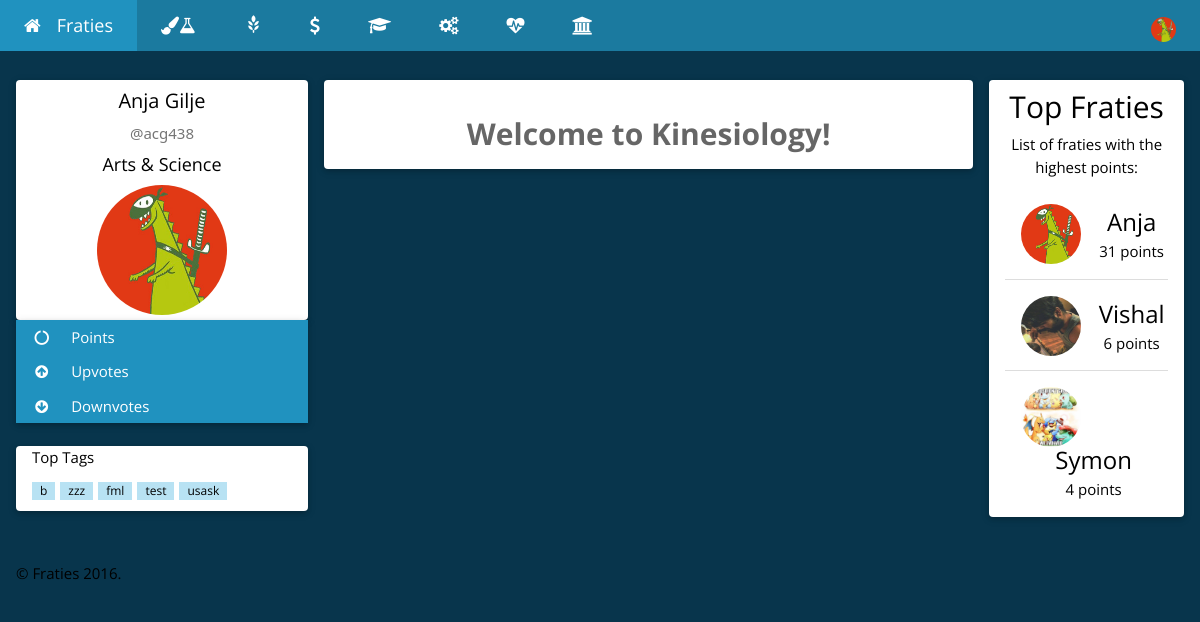
Screenshot of /Kinesiology.php (signed in) with the database file from the repository.
### tables this page shows
CREATE TABLE `users` (
  `userID` int(254) UNSIGNED NOT NULL,
  `userNSID` varchar(100) NOT NULL,
  `userPassword` varchar(100) NOT NULL,
  `userFirstName` varchar(500) NOT NULL,
  `userLastName` varchar(500) NOT NULL,
  `userCollege` varchar(500) NOT NULL,
  `userImagePath` varchar(1000) NOT NULL,
  `userPoints` int(254) NOT NULL DEFAULT '0',
  `userUpvotes` int(254) NOT NULL DEFAULT '0',
  `userDownvotes` int(254) NOT NULL DEFAULT '0',
  `userActive` tinyint(1) NOT NULL DEFAULT '0',
  `userFollowers` int(11) NOT NULL DEFAULT '0',
  `userFollowing` int(10) UNSIGNED NOT NULL DEFAULT '0'
);

### Login/Controller/userClass.php (called while the page is built, shortened)
<?php
    function displayUserDB(){
        $connection = connect();
        $query = "SELECT * ";
        $query .= "FROM `users` ";
        $query .= "ORDER BY userPoints DESC LIMIT 10";
        $result = mysqli_query($connection, $query);
        if (mysqli_num_rows($result) > 0) {
            return $result;
        } else {
            return false;
        }
    }
    function getFirstName($nsid){
        $connection = connect();
        $nsid = mysqli_real_escape_string($connection, $nsid);
        $query = "SELECT * ";
        $query .= "FROM `users` ";
        $query .= "WHERE `userNSID` = '$nsid' ";
        $result = mysqli_query($connection, $query);
        if (mysqli_num_rows($result) == 1) {
            while($row = mysqli_fetch_assoc($result)) {
                return $row["userFirstName"];
            }
        } else if(mysqli_num_rows($result) > 1){
            return false;
        } else {
            return false;
        }
    }
    function getLastName($nsid){
        $connection = connect();
        $nsid = mysqli_real_escape_string($connection, $nsid);
        $query = "SELECT * ";
        $query .= "FROM `users` ";
        $query .= "WHERE `userNSID` = '$nsid' ";
        $result = mysqli_query($connection, $query);
        if (mysqli_num_rows($result) == 1) {
            while($row = mysqli_fetch_assoc($result)) {
                return $row["userLastName"];
            }
        } else if(mysqli_num_rows($result) > 1){
            return false;
        } else {
            return false;
        }
    }
    function getImagePath($nsid){
        $connection = connect();
        $nsid = mysqli_real_escape_string($connection, $nsid);
        $query = "SELECT * ";
        $query .= "FROM `users` ";
        $query .= "WHERE `userNSID` = '$nsid' ";
        $result = mysqli_query($connection, $query);
        if (mysqli_num_rows($result) == 1) {
            while($row = mysqli_fetch_assoc($result)) {
                return $row["userImagePath"];
            }
        } else if(mysqli_num_rows($result) > 1){
            return false;
        } else {
            return false;
        }
    }
    function getCollege($nsid){
        $connection = connect();
        $nsid = mysqli_real_escape_string($connection, $nsid);
        $query = "SELECT * ";
        $query .= "FROM `users` ";
        $query .= "WHERE `userNSID` = '$nsid' ";
        $result = mysqli_query($connection, $query);
        if (mysqli_num_rows($result) == 1) {
            while($row = mysqli_fetch_assoc($result)) {
                return $row["userCollege"];
            }
        } else if(mysqli_num_rows($result) > 1){
            return false;
        } else {
            return false;
        }
    }
?>

### Kinesiology.php (the view, shortened to what this page needs)
<?php
    require_once 'Login/Controller/userClass.php';
    require_once 'Post/Controller/postClass.php';
    require_once 'Post/Controller/postTag.php';
    $NSID = $_SESSION["userNSID"];
    if(getUserActiveStatus($NSID)==1){
        $FirstName = getFirstName($NSID);
        $LastName = getLastName($NSID);
        $ImagePath = getImagePath($NSID);
        $College = getCollege($NSID);
    } else {
        header('Location: index.php');
        exit;
    }
?>
<!DOCTYPE html>
<html>
<head>
   <link rel="stylesheet" href="https://maxcdn.bootstrapcdn.com/bootstrap/3.3.7/css/bootstrap.min.css">
    <link rel="stylesheet" href="CSS/homeTheme.css">
    <link rel="stylesheet" href="https://cdnjs.cloudflare.com/ajax/libs/font-awesome/4.6.3/css/font-awesome.min.css">
</head>
<body class="w3-theme-l5">
<div class="w3-top">
 <ul class="w3-navbar w3-theme-d5 w3-left-align w3-large">
  <li><a href="home.php" title="Go home!" class="w3-padding-large w3-theme-d4"><i class="fa fa-home w3-margin-right"></i>Fraties</a></li>
  <li class="w3-hide-small"><a href="Arts&Science.php" class="w3-padding-large w3-hover-white" title="Arts & Science"><i class="fa fa-paint-brush"></i><i class="fa fa-flask"></i></a></li>
  <li class="w3-hide-small"><a href="Agriculture.php" class="w3-padding-large w3-hover-white" title="Agriculture and Bioresources"><i class="glyphicon glyphicon-grain"></i></a></li>
<li class="w3-hide-small"><a href="ESB.php" class="w3-padding-large w3-hover-white" title="Edwards School of Business"><i class="fa fa-usd"></i></a></li>
<li class="w3-hide-small"><a href="Education.php" class="w3-padding-large w3-hover-white" title="Education"><i class="fa fa-graduation-cap"></i></a></li>
<li class="w3-hide-small"><a href="Engineering.php" class="w3-padding-large w3-hover-white" title="Engineering"><i class="fa fa-cogs"></i></a></li>
<li class="w3-hide-small"><a href="Kinesiology.php" class="w3-padding-large w3-hover-white" title="Kinesiology"><i class="fa fa-heartbeat"></i></a></li>
<li class="w3-hide-small"><a href="STM.php" class="w3-padding-large w3-hover-white" title="St. Thomas More"><i class="fa fa-university"></i></a></li>
  <li class="w3-dropdown-hover w3-hide-small w3-right">
      <div class="w3-padding-large w3-hover-white" title="My Account">
          <img src='<?php echo $ImagePath; ?>' class="w3-circle" style="height:25px;width:25px" alt="Avatar">
      </div>
  </li>
 </ul>
</div>
<div class="w3-container w3-content" style="max-width:1400px;margin-top:80px">
  <div class="w3-row">
    <div class="w3-col m3">
      <div class="w3-card-2 w3-round w3-white">
        <div class="w3-container">
         <h4 class="w3-center"><?php echo $FirstName." ".$LastName; ?></h4>
         <p class="w3-center w3-text-grey w3-slim">@<?php echo $NSID; ?></p>
         <h5 class="w3-center"><?php echo $College; ?></h5>
         <p class="w3-center"><img src='<?php echo $ImagePath; ?>' class="w3-circle" style="height:130px;width:130px" alt="Avatar"></p>
        </div>
      </div>
      <div class="w3-card-2 w3-round">
        <div class="w3-accordion w3-white">
          <button title="Your total points" onclick="myFunction('Demo1')" class="w3-btn-block w3-theme-d4 w3-left-align"><i class="fa fa-circle-o-notch fa-fw w3-margin-right"></i> Points</button>
          <button title="Upvotes recieved" onclick="myFunction('Demo2')" class="w3-btn-block w3-theme-d4 w3-left-align"><i class="fa fa-arrow-circle-up  fa-fw w3-margin-right"></i> Upvotes</button>
          <button title="Downvotes recieved" onclick="myFunction('Demo3')" class="w3-btn-block w3-theme-d4 w3-left-align"><i class="fa fa-arrow-circle-down  fa-fw w3-margin-right"></i> Downvotes</button>
        </div>
      </div>
      <br>
      <div class="w3-card-2 w3-round w3-white w3-hide-small">
        <div class="w3-container">
          <p>Top Tags</p>
          <p>
            <?php echo getTopTags(); ?>
          </p>
        </div>
      </div>
      <br>
    </div>
    <div class="w3-col m7">
      <div class="w3-row-padding">
        <div class="w3-col m12">
          <div class="w3-card-2 w3-round w3-white">
            <div class="w3-container w3-center w3-padding"><br>
            <label class="w3-opacity" style="font-size: 2em;">Welcome to Kinesiology!</label>
            </div>
          </div>
        </div>
      </div>
    </div>
    <div class="w3-col m2">
      <div class="w3-card-2 w3-round w3-white w3-center">
        <div class="w3-container">
          <h2>Top Fraties</h2>
          <p>List of fraties with the highest points:</p>
          <ul class="w3-ul">
<?php
$leaders = displayUserDB();
while($row = mysqli_fetch_assoc($leaders)) {
    $imagePath = $row["userImagePath"];
    $points = $row["userPoints"];
    $name = $row["userFirstName"];
    $nsid = $row["userNSID"];
            echo "<li class='w3-padding-16'>";
              echo "<img src='{$imagePath}' class='w3-left w3-circle w3-margin-right' style='width:60px; height:60px;'>";
              echo "<span class='w3-xlarge'><a href='profile.php?nsid={$nsid}'>{$name}</a></span><br>";
              echo "<span>{$points} points</span>";
            echo "</li>";
}
?>
          </ul>
        </div>
      </div>
      <br>
    </div>
  </div>
</div>
<br>
<footer class="w3-container">
  <p>&copy; Fraties <?php echo date("Y");?>.</p>
</footer>
</body>
</html>

### Kinesiology.php (style rules this page uses)
html,body,h1,h2,h3,h4,h5 { font-family: "Open Sans", sans-serif }

### rows the page displays
users: userImagePath (picture), userFirstName "Anja", userLastName "Gilje", userCollege "Arts & Science", userPoints "31"
users: userImagePath (picture), userFirstName "Vishal", userPoints "6"
users: userImagePath (picture), userFirstName "Symon", userPoints "4"

### other values shown
$NSID "acg438"
$row["tagText"] "b"
$row["tagText"] "zzz"
$row["tagText"] "fml"
$row["tagText"] "test"
$row["tagText"] "usask"
